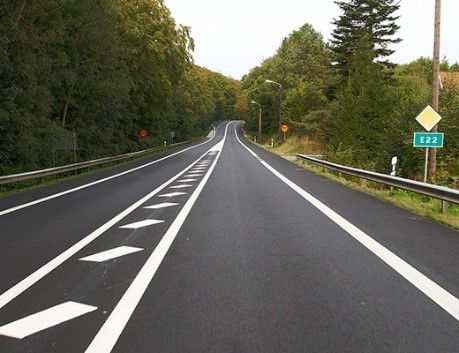
#> input picture lane2.jfif, 459 x 353 px, found by its file name
$ python '04 houghline.py'
#> lines starting #> are read from the running program, lines starting #| are printed output that depends on the picture; after the words box and inside, x2 and y2 are one past the last pixel; in counts of white or black regions, pixels touching at a corner belong together
import cv2 as cv
import numpy as np

img = cv.imread('lane2.jfif')
#> img is the input picture: shape (353, 459, 3); mean B, G, R 89.5, 103, 103.2
h, w = img.shape[:2]
#> h = 353; w = 459
gray = cv.cvtColor(img,cv.COLOR_BGR2GRAY)
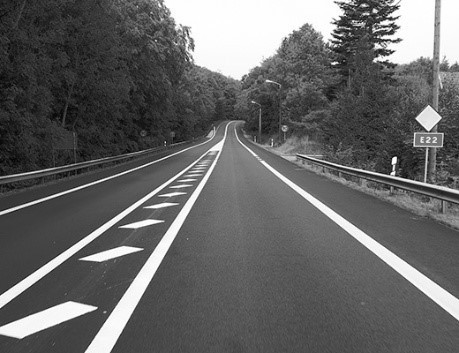
#> gray: shape (353, 459); min 1, max 255, mean 101.5
edges = cv.Canny(gray,150,100)
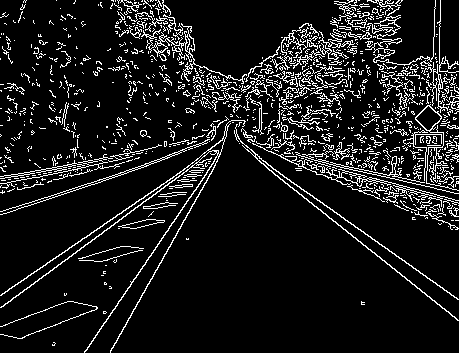
#> edges: shape (353, 459); 10.3% white in thin lines or dots

lines = cv.HoughLines(edges,1,np.pi/180,200) #이건 선이고 원 찾는것도 따로 있다. 1은 파라미터를 조정해가면서 라인을 확인해라
#> lines = [[267, 0.593], [248, 0.942], [244, 0.977], [267, 0.506], [247, 0.925], [-18, 2.18], [243, 0.96]]
for line in lines:
    rho,theta = line[0]
    a = np.cos(theta)
    b = np.sin(theta)
    x0 = a*rho
    y0 = b*rho
    x1 = int(x0 + 1000*(-b))
    y1 = int(y0 + 1000*(a))
    x2 = int(x0 - 1000*(-b))
    y2 = int(y0 - 1000*(a))

    cv.line(img,(x1,y1),(x2,y2),(0,0,255),1)
#> this loop made 7 passes
#> (rho, theta, a, b, x0, y0, x1, y1) on passes 1 to 7: (267, 0.593, 0.829, 0.559, 221.4, 149.3, -337, 978), (248, 0.942, 0.588, 0.809, 145.8, 200.6, -663, 788), (244, 0.977, 0.559, 0.829, 136.4, 202.3, -692, 761), (267, 0.506, 0.875, 0.485, 233.5, 129.4, -251, 1004), (247, 0.925, 0.602, 0.799, 148.6, 197.3, -649, 799), (-18, 2.18, -0.574, 0.819, 10.32, -14.74, -808, -588), (243, 0.96, 0.574, 0.819, 139.4, 199.1, -679, 772)
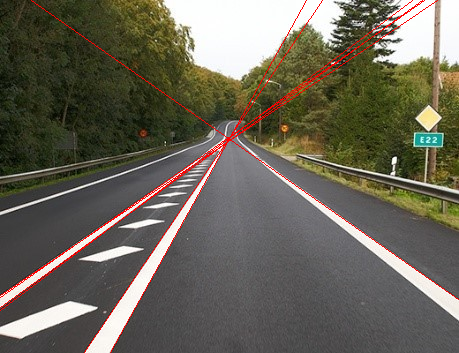
#> img: shape (353, 459, 3); 1.63% of pixels changed, all inside (x1, y1, x2, y2) = (0, 0, 459, 353)

cv.imshow('edges', edges)
cv.imshow('result', img)
cv.waitKey()
cv.destroyAllWindows()

$ run again, with busy_street.jpg saved as lane2.jfif
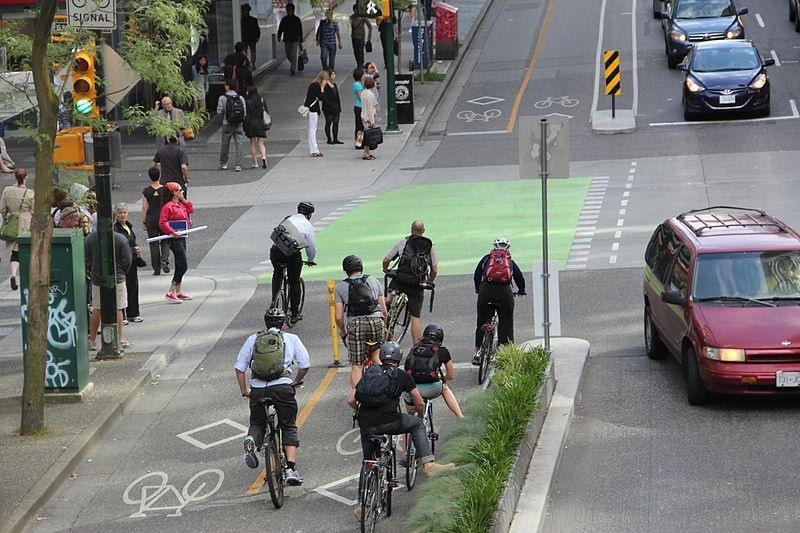
#> input picture busy_street.jpg, 800 x 533 px, found by its file name
#> img is the input picture: shape (533, 800, 3); mean B, G, R 115.4, 119.8, 118.7
#> `edges = cv.Canny(gray,150,100)`:
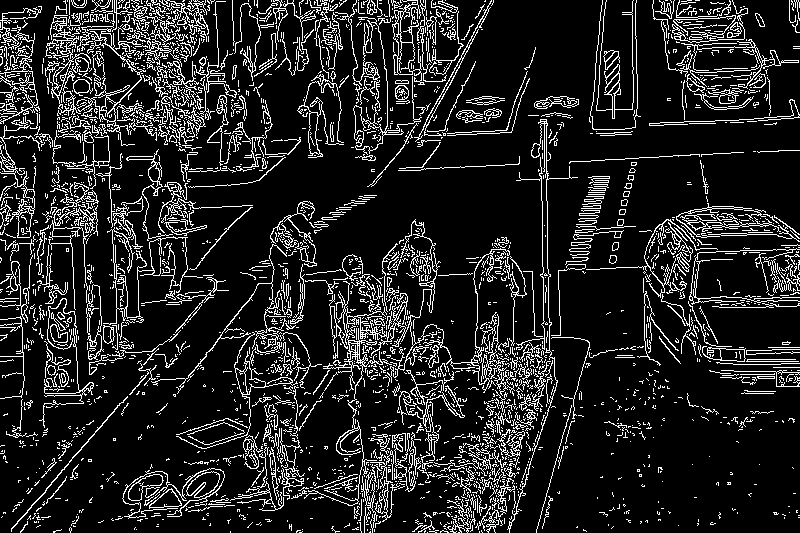
#> edges: shape (533, 800); 13.7% white in thin lines or dots
#> lines = 30 rows, first 8: [191, 1.52], [-69, 2.36], [-64, 2.36], [-45, 2.36], [-47, 2.36], [-28, 2.36], [-49, 2.36], [-13, 2.36]
#> the loop `for line in lines:` made 30 passes
#> (rho, theta, a, b, x0, y0, x1, y1) on passes 1 to 8: (191, 1.52, 0.0523, 0.999, 10, 190.7, -988, 243), (-69, 2.36, -0.707, 0.707, 48.79, -48.79, -658, -755), (-64, 2.36, -0.707, 0.707, 45.25, -45.25, -661, -752), (-45, 2.36, -0.707, 0.707, 31.82, -31.82, -675, -738), (-47, 2.36, -0.707, 0.707, 33.23, -33.23, -673, -740), (-28, 2.36, -0.707, 0.707, 19.8, -19.8, -687, -726), (-49, 2.36, -0.707, 0.707, 34.65, -34.65, -672, -741), (-13, 2.36, -0.707, 0.707, 9.19, -9.19, -697, -716)
#> after the loop `for line in lines:`:
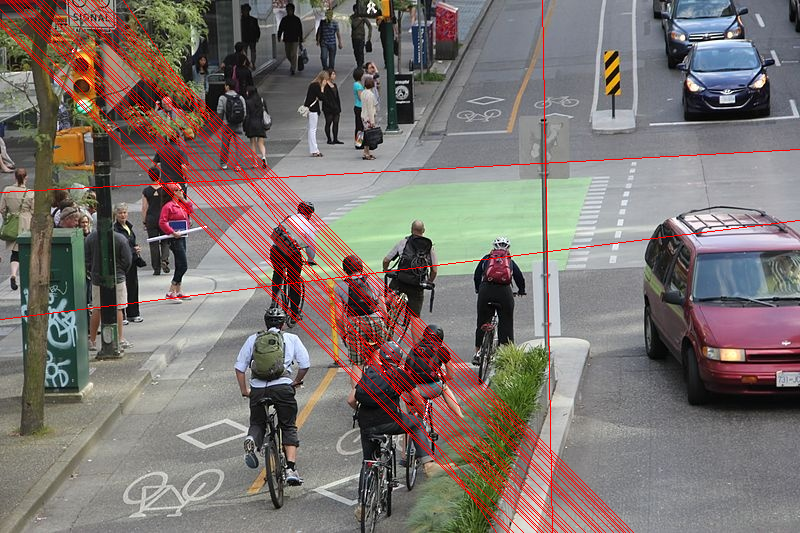
#> img: shape (533, 800, 3); 3.82% of pixels changed, all inside (x1, y1, x2, y2) = (0, 0, 800, 533)
